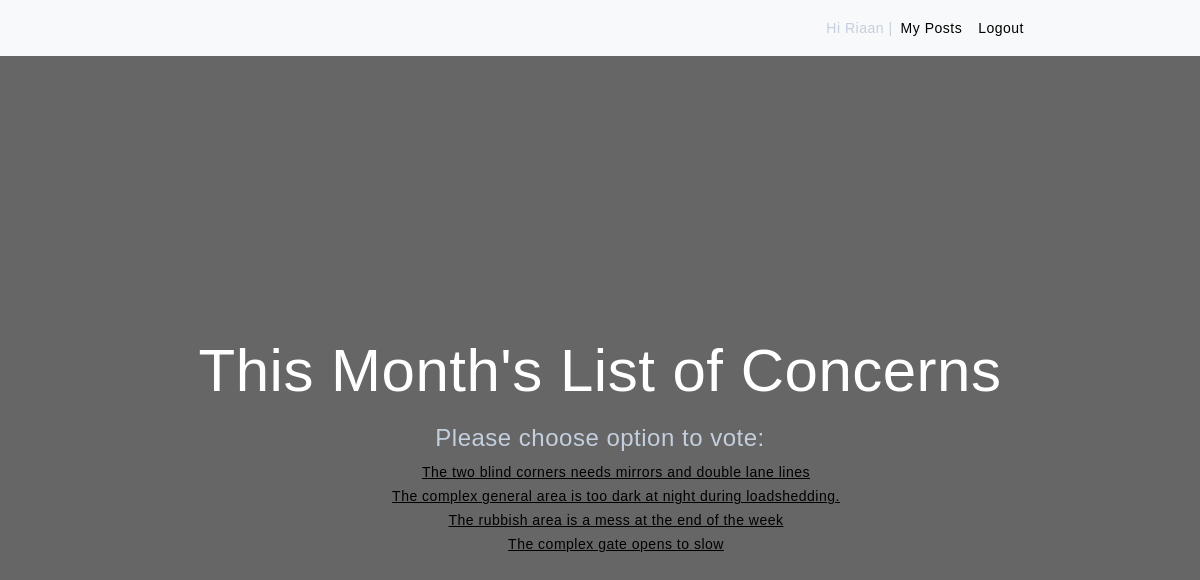
The page /polls/ (signed in) on the database its author committed.
### polls_app/models.py (models this page shows, shortened)
class Question(models.Model):
    question_text = models.CharField(max_length=200)
    pub_date = models.DateTimeField('date published')

### polls_app/views.py (the view)
# urls.py: path('', views.IndexView.as_view(), name='index'),
class IndexView(generic.ListView):
    template_name = 'polls_app/index.html'
    context_object_name = 'latest_question_list'
    def get_queryset(self):
        return Question.objects.order_by('-pub_date')[:5]

### polls_app/templates/polls_app/index.html (shortened to what this page needs)
{%load static %}
<!DOCTYPE html>
<html lang="en">
    <head>
        <link href="https://cdn.jsdelivr.net/npm/bootstrap@5.3.0-alpha1/dist/css/bootstrap.min.css" rel="stylesheet">
        <link rel="stylesheet" href="{% static 'css/index_style.css' %}" />
    </head>
    <body>
        <header>
            <nav class="navbar navbar-expand-sm bg-light d-flex justify-content-end pe-5 py-2">
                <ul class="navbar-nav pe-5 me-5">
                    {%if request.user.is_authenticated %}
                    <span class="center" >Hi {{ request.user.username | title }} |</span>
                    <li class="nav-item">
                        <a class="nav-link" href="{% url 'polls_app:index' %}">My Posts</a>
                    </li>
                    <li class="nav-item me-4">
                        <a class="nav-link" href="{% url 'users:logout' %}">Logout</a>
                    </li>
                    {%endif%}
                </ul>
            </nav>
        </header>
        <div class="overlay">
            <div class="container" id="grid">
                <div class="row align-items-center">
                    <div class="col-md-10 text-center">
                        <h1>This Month's List of Concerns</h1>
                        <h4>Please choose option to vote:</h4>
                        <main>
                            {% if latest_question_list %}
                            <ul>
                                {% for question in latest_question_list %}
                                <li><a href="{% url 'polls_app:detail' question.id %}">{{ question.question_text }}</a></li>
                                {% endfor %}
                            </ul>
                            {% else %}
                            <p>No polls are available.</p>
                            {% endif %}
                        </main>
                    </div>
                </div>
            </div>
        </div>
    </body>
</html>

### ByPopularDemand/static/css/index_style.css (style rules this page uses)
html, body { height:100%; padding: 0; margin: 0; color: white; }
html { background-position: center; background-size: cover; background-repeat: no-repeat; position: relative; }
.overlay { position: relative; top: 0; left: 0; height: 100%; width: 100%; background-color: rgba(0,0,0, 0.6); }
.row { height: 100vh; position: relative; }
nav { padding-left:80px; padding-right: 80px; }
.center { display: flex; align-items: center; }
body { height: 100vh; width: 100%; margin: auto; margin-top: 0px; margin-bottom: 0px; font-size: 14px; font-family: "Montserrat", sans-serif; color: #c4cfde; letter-spacing: 0.5px; font-weight: 500; display: block; line-height: 24px; background-color: transparent; }
#grid { display: grid; grid-template-columns: 100%; column-gap: 10px; margin:auto; }
h1 { font-family: "Montserrat", sans-serif; color: #ffffff; font-weight: 500; font-size: 60px; line-height: 62px; margin-bottom: 22px; }
ul, li { list-style-type: none; }
a:link { color: #000000; }

### rows shown on the page
Question: question_text "The two blind corners needs mirrors and double lane lines"
Question: question_text "The complex general area is too dark at night during loadshedding."
Question: question_text "The rubbish area is a mess at the end of the week"
Question: question_text "The complex gate opens to slow"

### other values the page prints
{{ request.user.username | title }} "Riaan"
